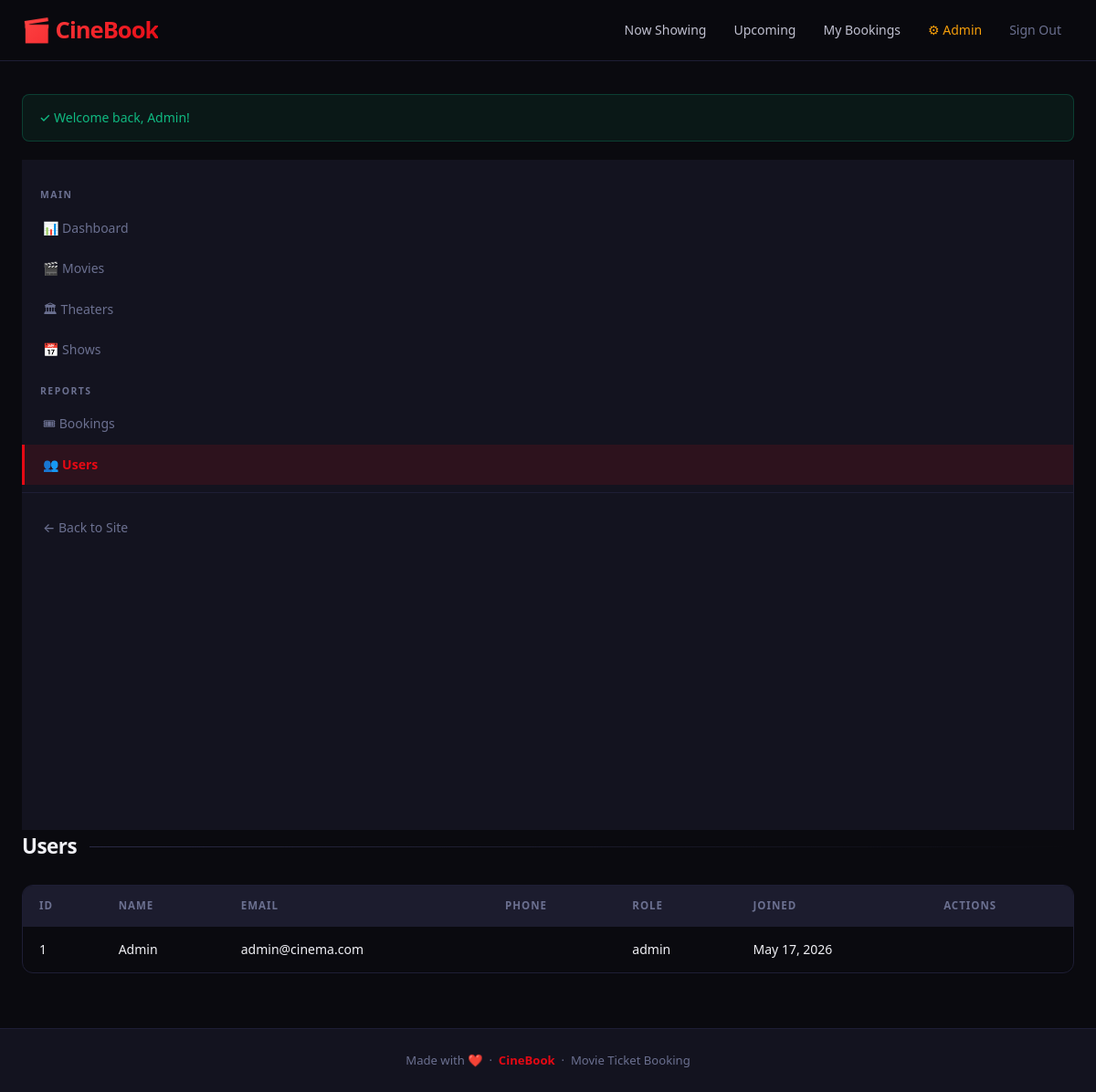
The page /admin/users.php (signed in) on the database its author committed.
### tables this page shows
CREATE TABLE IF NOT EXISTS users (
  id INT AUTO_INCREMENT PRIMARY KEY,
  name VARCHAR(100) NOT NULL,
  email VARCHAR(150) NOT NULL UNIQUE,
  phone VARCHAR(20),
  password VARCHAR(255) NOT NULL,
  role ENUM('user','admin') DEFAULT 'user',
  created_at TIMESTAMP DEFAULT CURRENT_TIMESTAMP
);

### admin/users.php (the view, shortened to what this page needs)
<?php
require_once __DIR__ . '/../includes/functions.php';
$rows = $conn->query("SELECT * FROM users ORDER BY created_at DESC")->fetch_all(MYSQLI_ASSOC);
$pageTitle = 'Users'; require_once __DIR__ . '/../includes/header.php';
?>
<div class="admin-layout">
  <?php require __DIR__ . '/sidebar.php'; ?>
  <div>
    <h2 class="section-title">Users</h2>
    <div class="table-wrap"><table>
      <thead><tr><th>ID</th><th>Name</th><th>Email</th><th>Phone</th><th>Role</th><th>Joined</th><th>Actions</th></tr></thead>
      <tbody>
      <?php foreach ($rows as $u): ?>
        <tr><td><?= $u['id'] ?></td><td><?= e($u['name']) ?></td><td><?= e($u['email']) ?></td>
        <td><?= e($u['phone']) ?></td><td><?= e($u['role']) ?></td>
        <td><?= date('M j, Y', strtotime($u['created_at'])) ?></td>
        <td><?php if ($u['id']!=$_SESSION['user_id']): ?>
        <?php endif; ?></td></tr>
      <?php endforeach; ?>
      </tbody></table></div>
  </div>
</div>
<?php require_once __DIR__ . '/../includes/footer.php'; ?>

### assets/css/style.css (style rules this page uses)
*, *::before, *::after { margin: 0; padding: 0; box-sizing: border-box; }
:root { --bg: #0a0a0f; --surface: #13131f; --surface-2: #1c1c2e; --surface-3: #252540; --primary: #e50914; --primary-h: #ff2430; --primary-dim: rgba(229,9,20,0.12); --primary-glow:rgba(229,9,20,0.35); --text: #f0f0f5; --text-2: #c0c0d0; --muted: #6b7090; --border: #1e1e35; --border-2: #2a2a45; --success: #10b981; --danger: #ef4444; --warning: #f59e0b; --info: #6366f1; --gold: #fbbf24; --radius: 12px; --radius-sm: 8px; --shadow: 0 8px 32px rgba(0,0,0,0.5); --shadow-lg: 0 20px 60px rgba(0,0,0,0.6); --transition: 0.2s cubic-bezier(0.4,0,0.2,1); }
html { scroll-behavior: smooth; }
body { font-family: 'Segoe UI', system-ui, -apple-system, sans-serif; background: var(--bg); color: var(--text); min-height: 100vh; display: flex; flex-direction: column; line-height: 1.6; -webkit-font-smoothing: antialiased; }
.section-title { font-size: 1.4rem; font-weight: 800; margin-bottom: 24px; display: flex; align-items: center; gap: 14px; letter-spacing: -0.5px; }
.section-title::after { content: ''; flex: 1; height: 1px; background: linear-gradient(90deg, var(--border-2), transparent); }
.table-wrap { overflow-x: auto; border-radius: var(--radius); border: 1px solid var(--border); }
table { width: 100%; border-collapse: collapse; font-size: 0.875rem; }
thead th { background: var(--surface-2); padding: 13px 18px; text-align: left; font-size: 0.72rem; text-transform: uppercase; letter-spacing: 1px; color: var(--muted); font-weight: 700; white-space: nowrap; }
tbody td { padding: 14px 18px; border-bottom: 1px solid var(--border); vertical-align: middle; }
tbody tr:last-child td { border-bottom: none; }

### rows shown on the page
users: id "1", name "Admin", email "admin@cinema.com", role "admin", created_at "May 17, 2026"

### other values the page prints
SITE_NAME "CineBook"
$icon "✓"
$f['msg'] "Welcome back, Admin!"
